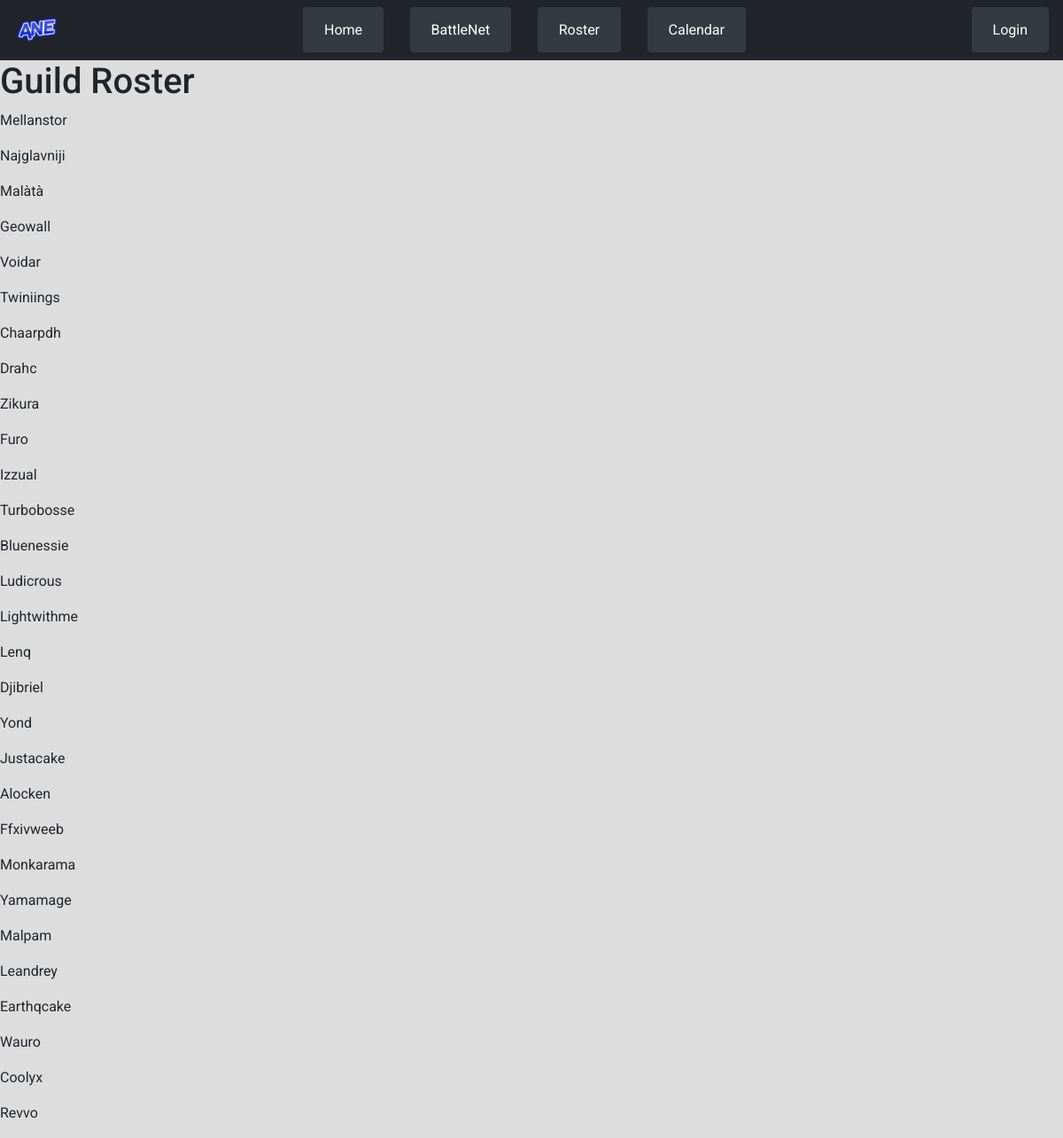
Screenshot of /roster/ with the database file from the repository.
### players/models.py (models this page shows, shortened)
class Roster(models.Model):
    name = models.CharField(max_length=20, unique=True)
    rank = models.IntegerField(choices=Rank.choices)
    character_id = models.IntegerField(unique=True)
    in_raid = models.BooleanField(default=True)

### pages/views.py (the view)
# urls.py: path('roster/', roster_view, name='roster'),
def roster_view(request):
    template_name = 'roster.html'
    context = {
        'roster': Roster.objects.all()
    }
    return render(request, template_name, context)

### templates/roster.html (shortened to what this page needs)
<!DOCTYPE html>
<html lang="en">
{% extends "base.html" %}
{% block content %}
    <h1>Guild Roster</h1>
    {% for char in roster %}
        <p>{{ char.name }}</p>
    {% endfor %}
{% endblock %}

### static/styles.css (style rules this page uses)
:root { --main-bg-color: #dddddd; --bg-hover-color: #343A40; --bg-active-color: #6E7276; --bg-disabled-color: #22262a; --main-text-color: #212529; --text-disabled-color: #aaa; --white-color: #fff; }
* { font-family: 'Roboto', sans-serif; box-sizing: border-box; margin: 0; padding: 0; }
body { background-color: var(--main-bg-color); color: var(--main-text-color); }

### rows the page displays
Roster: name "Mellanstor"
Roster: name "Najglavniji"
Roster: name "Malàtà"
Roster: name "Geowall"
Roster: name "Voidar"
Roster: name "Twiniings"
Roster: name "Chaarpdh"
Roster: name "Drahc"
Roster: name "Zikura"
Roster: name "Furo"
Roster: name "Izzual"
Roster: name "Turbobosse"
Roster: name "Bluenessie"
Roster: name "Ludicrous"
Roster: name "Lightwithme"
Roster: name "Lenq"
Roster: name "Djibriel"
Roster: name "Yond"
Roster: name "Justacake"
Roster: name "Alocken"
Roster: name "Ffxivweeb"
Roster: name "Monkarama"
Roster: name "Yamamage"
Roster: name "Malpam"
Roster: name "Leandrey"
Roster: name "Earthqcake"
Roster: name "Wauro"
Roster: name "Coolyx"
Roster: name "Revvo"
